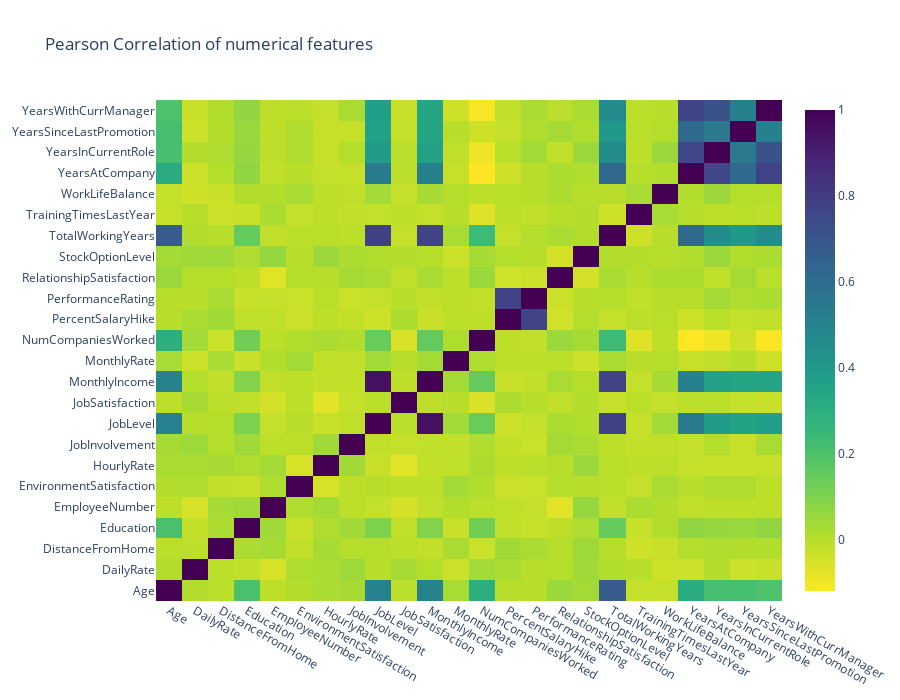

The code cell stored with this chart in its notebook:
### Code cell
fig=go.Figure(data=data,layout=layout)
py.iplot(fig,filename='labelled-heatmap')

### Figure 1 — Plotly figure (JSON) as saved in the notebook; plotly's stock layout.template omitted (floating-point values rounded to 4 significant figures; data arrays with more than 128 entries replaced by an {"elided": "..."} marker saying what was removed)
{"data": [{"colorscale": [[0, "#440154"], [0.1111, "#482878"], [0.2222, "#3e4989"], [0.3333, "#31688e"], [0.4444, "#26828e"], [0.5556, "#1f9e89"], [0.6667, "#35b779"], [0.7778, "#6ece58"], [0.8889, "#b5de2b"], [1, "#fde725"]], "opacity": 1, "reversescale": true, "type": "heatmap", "x": ["Age", "DailyRate", "DistanceFromHome", "Education", "EmployeeNumber", "EnvironmentSatisfaction", "HourlyRate", "JobInvolvement", "JobLevel", "JobSatisfaction", "MonthlyIncome", "MonthlyRate", "NumCompaniesWorked", "PercentSalaryHike", "PerformanceRating", "RelationshipSatisfaction", "StockOptionLevel", "TotalWorkingYears", "TrainingTimesLastYear", "WorkLifeBalance", "YearsAtCompany", "YearsInCurrentRole", "YearsSinceLastPromotion", "YearsWithCurrManager"], "y": ["Age", "DailyRate", "DistanceFromHome", "Education", "EmployeeNumber", "EnvironmentSatisfaction", "HourlyRate", "JobInvolvement", "JobLevel", "JobSatisfaction", "MonthlyIncome", "MonthlyRate", "NumCompaniesWorked", "PercentSalaryHike", "PerformanceRating", "RelationshipSatisfaction", "StockOptionLevel", "TotalWorkingYears", "TrainingTimesLastYear", "WorkLifeBalance", "YearsAtCompany", "YearsInCurrentRole", "YearsSinceLastPromotion", "YearsWithCurrManager"], "z": {"elided": "24x24 float values"}}], "layout": {"height": 700, "title": {"text": "Pearson Correlation of numerical features"}, "width": 900, "xaxis": {"nticks": 36, "ticks": ""}, "yaxis": {"ticks": ""}}}
